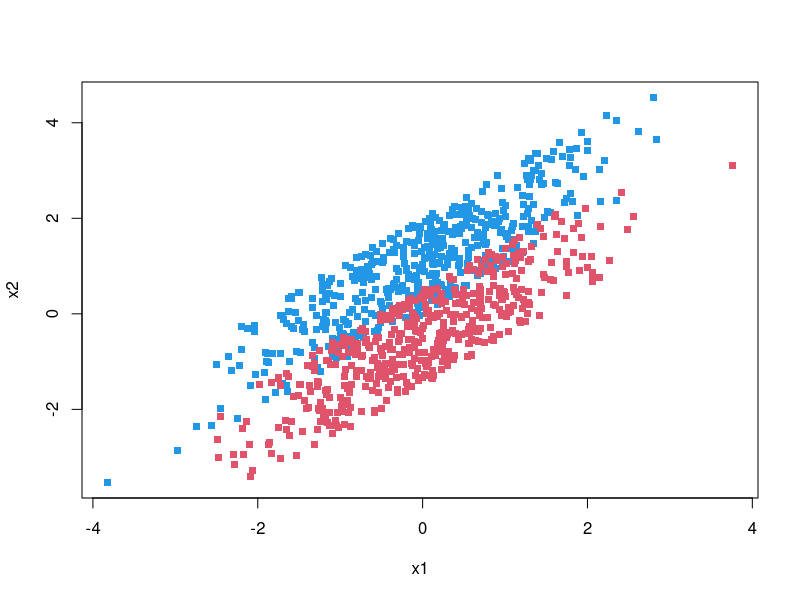
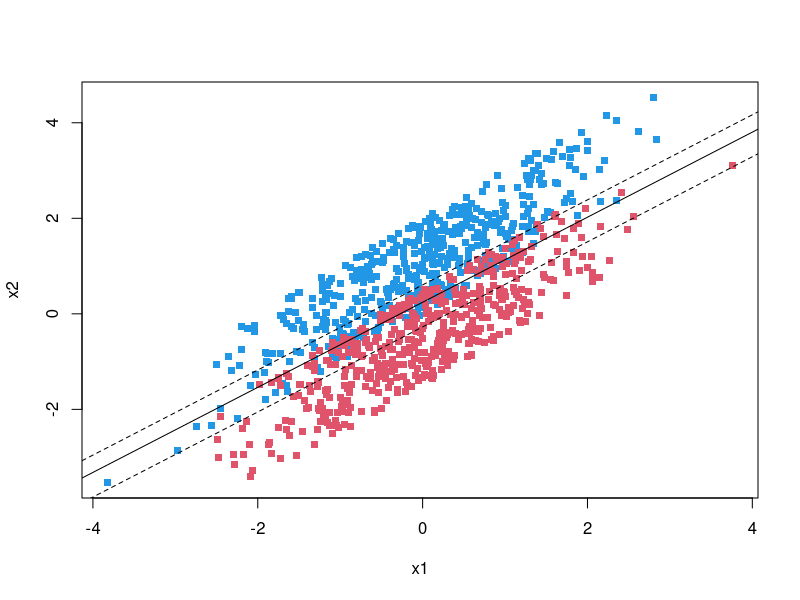

R code for these plots, in order:
set.seed(NULL)
n = 500
a1 = rnorm(n)
a2 = a1 + 2* runif(n)
b1 = rnorm(n)
b2 = 0.5 + b1 - 2*runif(n)
XXX = rbind(matrix(cbind(a1,a2),,2),matrix(cbind(b1,b2),,2))
YYY <- matrix(c(rep(1,n),rep(-1,n)))
plot(XXX,col=ifelse(YYY>0,4,2),pch=".",cex=7,xlab = "x1",ylab = "x2")



svm_gradient_descent <- function (x,y,C,S = 10,t = 1000,bias = TRUE) {
  #B <- coeffiient matrix
  #t <- number of interations
  #nn <- learning rate
  #H <- vector of h hinge loss value for each iteration
  #G <- gradient
  #b <- whether to include bias term (also called constant)
  #V <- vector of saved values y or 0 for max(0,1-Yi(BXi)
  #S <- Sample size for SGD
  #XS, YS <- Sample of XS,YS of size S
  
  
  
  
  
  
  
  
  #Adds a row of 1's if constant is true
  if (bias == TRUE) {
    Dummy1 <- matrix(1,nrow(x),1)
    x <- cbind(Dummy1,x)
  }
  
  #Changes TRUE / FALSE to -1 and 1 and turns y into a data type matrix
  Y <- data.matrix(ifelse(y == TRUE,1,-1))
  
  #Makes sure x is of data type matrix
  X <- data.matrix(x)
  
  #Initializes coefficient & gradient matrices
  B <- matrix(0,ncol(x),1)
  G <- matrix(0,ncol(x),1)
  
  
  for (i in 1:t) {
    
    
    
    #Sets previous gradient to be current gradient
    Gp <- G
    
    #Sampling without replacement
    Sample <- sample(nrow(X),S)
    XS <- as.matrix(X[Sample,])
    YS <- as.matrix(Y[Sample,])
    V <- matrix(0,nrow(YS),1)
    
    #Part(1)
    #max(0,1-yi(xiB)) part of the algorithm, saving output in V
    for (n in c(1:nrow(XS))) {
      #Main part of the max(0,1-yi(Bxi) equation
      V[n] <- ifelse((1 - (XS[n,] %*% B)*YS[n])>0,YS[n],0)
    }
    
    #Part(2)
    #updating the gradient using V,B and C
    for (j in c(1:ncol(XS))) {
      G[j] <- B[j]- (C*((t(V)%*%XS[,j])/nrow(XS)))
    }
    
    #Part(3)
    #Barzilai-Borwein Step Size for i> iterations (fixed for i==1)
    if (i== 1) {
      nn = 1/1000
    } else {
      numerator = abs(t(B-Bp)%*%(G-Gp))
      denominator = (t(G-Gp)%*%(G-Gp))
      nn = as.vector(numerator/denominator)
    }
    
    #Part(4)
    #Checks whether the value of B is NaN and prevents further iterations if TRUE
    if (is.na(nn)) {
      warning(c("Terminated after ",i," iterations"))
      predicted <- ifelse(X%*%Bp<0,-1,1)
      error_rate <- sum(ifelse(predicted ==Y,0,1))/nrow(Y)
      M <- 1/(sqrt(t(Bp)%*%Bp))
      
      svm_output <- list(coef = Bp, error_rate = error_rate,margin = M)
      class(svm_output) <- "svm_sgd_bb"
      return(svm_output)
    }
    
    #Sets previous coefficients to the current coefficients, before updating
    Bp <- B
    
    #Takes the step in the direction of minimum
    B <- B-nn*G
    
  }


  predicted <- ifelse(X%*%B<0,-1,1)
  error_rate <- sum(ifelse(predicted ==Y,0,1))/nrow(Y)
  M <- 1/(sqrt(t(B)%*%B))
  
  svm_output <- list(coef = B, error_rate = error_rate,margin = M)
  class(svm_output) <- "svm_sgd_bb"
  return(svm_output)
}



w_answer <- svm_gradient_descent(XXX,YYY,C=100,t=2000,S=300)
w_answer


plot(XXX,col=ifelse(YYY>0,4,2),pch=".",cex=7,xlab = "x1",ylab = "x2")
abline(-w_answer$coef[1]/w_answer$coef[3],-w_answer$coef[2]/w_answer$coef[3])
abline((w_answer$margin-w_answer$coef[1])/w_answer$coef[3],-w_answer$coef[2]/w_answer$coef[3],lty=2)
abline(-w_answer$margin-(w_answer$coef[1]/w_answer$coef[3]),-w_answer$coef[2]/w_answer$coef[3],lty=2)






